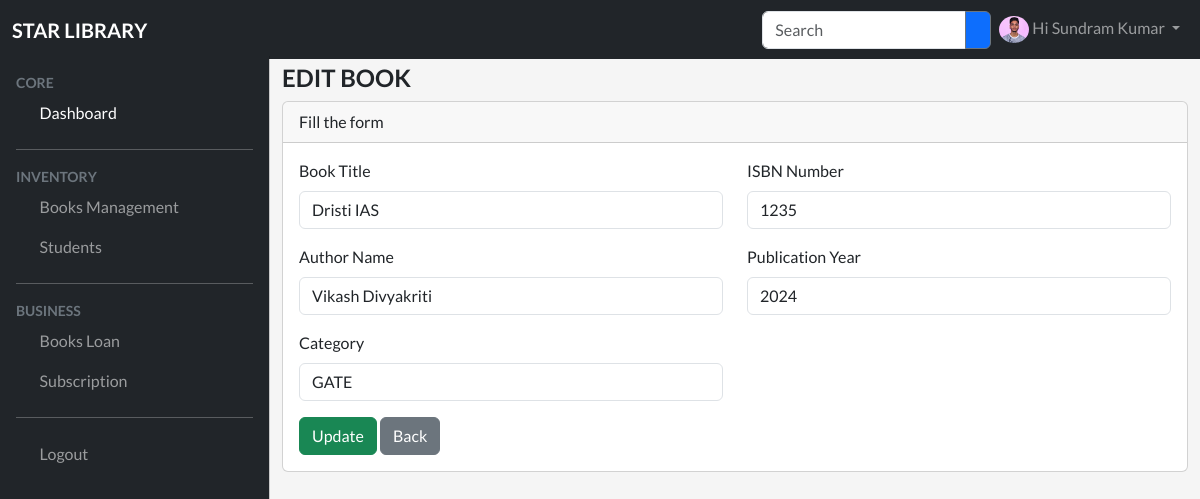
/books/edit.php?id=23 (signed in), run on the app's committed database.
### tables this page shows
CREATE TABLE `books` (
  `id` int(11) NOT NULL,
  `title` varchar(255) DEFAULT NULL,
  `author` varchar(255) DEFAULT NULL,
  `publication_year` varchar(10) DEFAULT NULL,
  `isbn` varchar(255) DEFAULT NULL,
  `category_id` int(11) DEFAULT NULL,
  `status` tinyint(1) NOT NULL DEFAULT 1,
  `created_at` timestamp NOT NULL DEFAULT current_timestamp(),
  `updated_at` timestamp NULL DEFAULT NULL
);

### models/book.php (called while the page is built, shortened)
<?php
function getBookById($conn, $id)
{
    $sql = "select * from books where id = $id";
    $result = $conn->query($sql);
    return $result;
}
function getCategories($conn)
{
    $sql = "select id, name from categories";
    $result = $conn->query($sql);
    return $result;
}

### books/edit.php (the view, shortened to what this page needs)
<?php
include_once(DIR_URL . "config/database.php");
include_once(DIR_URL . "models/book.php");
if (isset($_GET['id']) && $_GET['id'] > 0) {
    $book = getBookById($conn, $_GET['id']);
    if ($book->num_rows > 0) {
        $book = mysqli_fetch_assoc($book);
    }
} else {
    header("LOCATION: " . BASE_URL . "books");
    exit;
}
?>
<?php
include_once(DIR_URL . "include/header.php");
include_once(DIR_URL . "include/topbar.php");
include_once(DIR_URL . "include/sidebar.php");
?>
<main class="mt-5 pt-3">
    <div class="container-fluid">
        <div class="row">
            <div class="col-md-12">
                <h4 class="fw-bold text-uppercase">Edit Book</h4>
            </div>
            <div class="col-md-12">
                <div class="card">
                    <div class="card-header">
                        Fill the form
                    </div>
                    <div class="card-body">
                        <form method="post" action="<?php echo BASE_URL ?>books/edit.php">
                            <div class="row">
                                <div class="col-md-6">
                                    <div class="mb-3">
                                        <label class="form-label">Book Title</label>
                                        <input type="text" name="title" class="form-control" value="<?php echo $book['title'] ?>" />
                                    </div>
                                </div>
                                <div class="col-md-6">
                                    <div class="mb-3">
                                        <label class="form-label">ISBN Number</label>
                                        <input type="text" name="isbn" class="form-control" required="required" value="<?php echo $book['isbn'] ?>" />
                                    </div>
                                </div>
                                <div class="col-md-6">
                                    <div class="mb-3">
                                        <label class="form-label">Author Name</label>
                                        <input type="text" name="author" class="form-control" required value="<?php echo $book['author'] ?>" />
                                    </div>
                                </div>
                                <div class="col-md-6">
                                    <div class="mb-3">
                                        <label class="form-label">Publication Year</label>
                                        <input type="number" name="publication_year" class="form-control" required value="<?php echo $book['publication_year'] ?>" />
                                    </div>
                                </div>
                                <div class="col-md-6">
                                    <div class="mb-3">
                                        <label class="form-label">Category</label>
                                        <?php
                                        $cats = getCategories($conn);
                                        ?>
                                        <select name="category_id" class="form-control" required>
                                            <?php
                                            $selected = "";
                                            while ($row = $cats->fetch_assoc()) {
                                                if ($row['id'] === $book['category_id'])
                                                    $selected = "selected";
                                                ?>
                                                <option <?php echo $selected ?> value="<?php echo $row['id'] ?>"><?php echo $row['name'] ?></option>
                                            <?php } ?>
                                        </select>
                                    </div>
                                </div>
                                <div class="col-md-12">
                                    <button name="update" type="submit" class="btn btn-success">
                                        Update
                                    </button>
                                    <a href="<?php echo BASE_URL ?>books" class="btn btn-secondary">
                                        Back
                                    </a>
                                </div>
                            </div>
                        </form>
                    </div>
                </div>
            </div>
        </div>
    </div>
</main>
<?php include_once(DIR_URL . "include/footer.php") ?>

### assets/css/style.css (style rules this page uses)
body { font-family: "Lato", sans-serif; background-color: #f5f5f5; height: 100vh; }
:root { --offcanvas-width: 270px; --topNavbarHeight: 56px; }
@media (min-width: 992px) { body { overflow: auto !important; } }
@media (min-width: 992px) { main { margin-left: var(--offcanvas-width); } }

### data on the page
books: title "Dristi IAS", isbn "1235", author "Vikash Divyakriti", publication_year "2024"

### other printed values
$_SESSION['user']['name'] "Sundram Kumar"
form field category_id "GATE"
